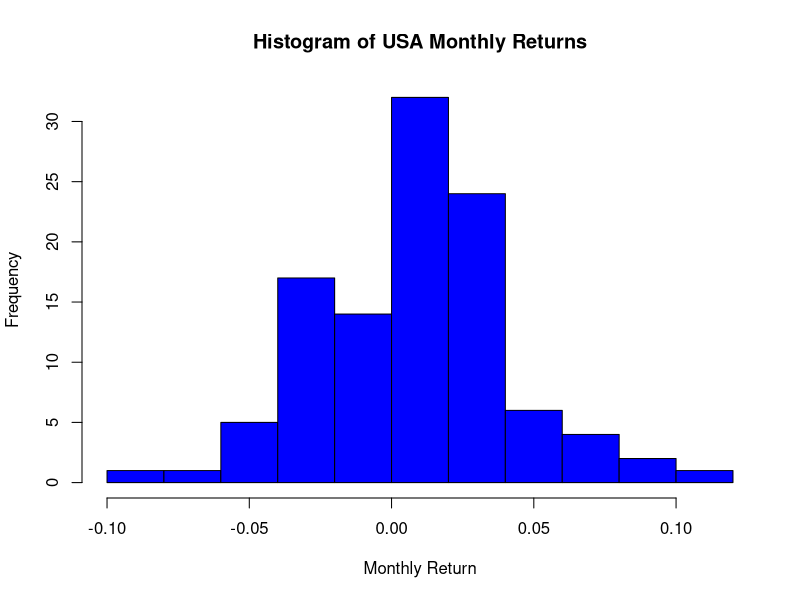
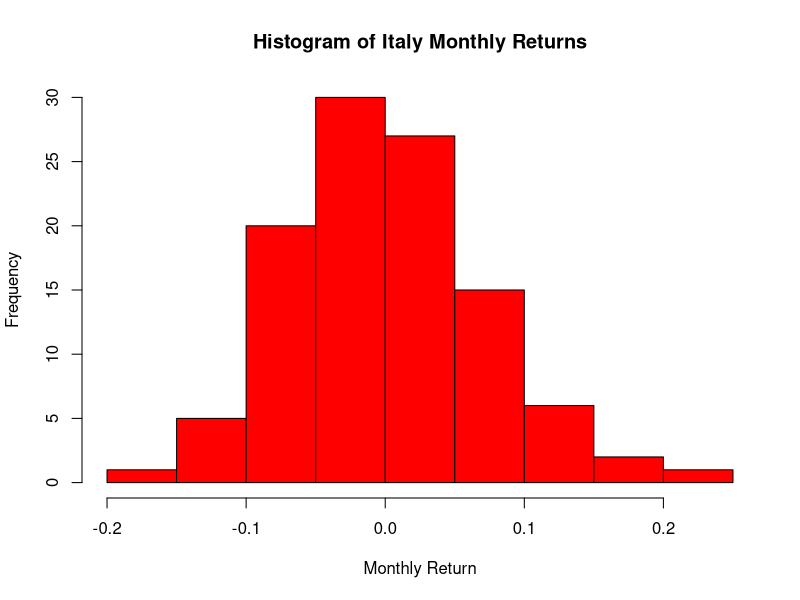
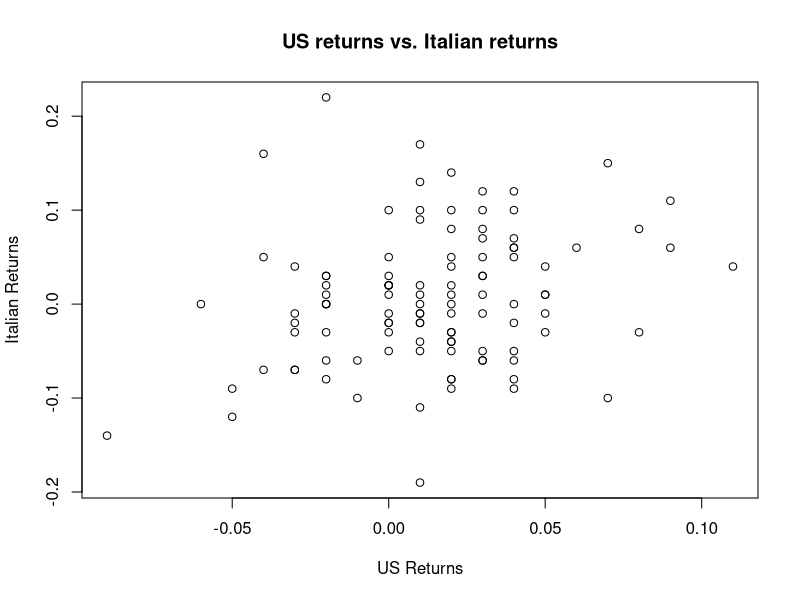

These charts were generated, in order, by the following R code: (Note: this script raises an error after producing the figures.)
# Zachary Fogelson HW1

######## Libraries #########

install.packages("xts")
# install.packages("xtsExtra", repos="http://R-Forge.R-project.org")

library(xts)
# library(xtsExtra)


######## Problem 2) ########

# Assuming that conret is in current working directory
conret <- read.csv("conret.csv", header = TRUE)

# a
titles <- "Histogram of %s Monthly Returns"
xlabel <- "Monthly Return"

# USA
hist(conret$usa, 
     main   = sprintf(sprintf(titles, "USA")), 
     xlab   = xlabel, 
     border ="black", 
     col    = "blue",
     breaks = 10)

# Italy
hist(conret$italy, 
     main   = sprintf(titles, "Italy"), 
     xlab   = xlabel, 
     border = "black", 
     col    = "red",
     breaks = 10)

# b
# Based on these results, Italy's returns appear more spread out because its
# monthly returns range from -.2 to .2 while the USA's retunrs only range from
# -.1 to .1.

# c

# USA
print(mean(conret$usa))  # 0.01345794
print(sd(conret$usa))  # 0.03328275

# Italy
print(mean(conret$italy))  # 0.006074766
print(sd(conret$italy))  # 0.07126561

# Because the standard deviation of Italy's monthly returns is larger 
# than the standard deviation of the United States' monthly returns
# this supports the conclusion that Italy's monthly returns are more spread
# out than those of the United States.

# d
# According to the empirical rule 95% of all data should be within 2 standard
# deviations of the mean

getRange <- function(m, s){
  list(low <- m - 2 * s, high <- m + 2 * s)
}

percentageResultsInRange <- function(arr, r){
    acceptable <- arr[arr > r[1] & arr < r[2]]
    length(acceptable) / length(arr)
}

usaRange <- getRange(mean(conret$usa), sd(conret$usa))
italyRange <- getRange(mean(conret$italy), sd(conret$italy))

print(percentageResultsInRange(conret$usa, usaRange))  # 0.953271
print(percentageResultsInRange(conret$italy, italyRange))  # 0.9439252

# Yes each of the intervals are approximately correct, the USA has slightly 
# more data within two standard deviations while the Italian data has 
# slightly less

# e
plot(conret$usa, 
     conret$italy, 
     main = "US returns vs. Italian returns", 
     xlab = "US Returns",
     ylab = "Italian Returns")

# Based on the scatter plot, I expect the correlation between US and Italian 
# returns is approximately .6

# f
print(cov(conret$usa, conret$italy, use = "all.obs"))  # 0.0005693617
print(cor(conret$usa, conret$italy, use = "all.obs"))  # 0.240043

# My guess compared to the actual correlation was far too high


######## Problem 3) ########
# a
# Assuming that oil_gdp.csv is in current working directory
oil_gdp <- read.csv("oil_gdp.csv", header = TRUE)

plot(oil_gdp$date, oil_gdp$G_CPI, col="red", xlab = "CPI", ylab = "Time", main = "CPIs vs Time")
points(oil_gdp$date, oil_gdp$G_CPI.1, col="black")
legend('bottomleft', c("G_CPI","G_CPI.1"), pch=1, col=c('red', 'black'), bty='o', cex=.75)
# The G_CPI is more volatile then than the G_CPI.1 series

# b
print(mean(oil_gdp$G_CPI))  # 0.03394408
print(var(oil_gdp$G_CPI))  # 0.001356836

print(mean(oil_gdp$G_CPI.1))  # 0.03505742
print(var(oil_gdp$G_CPI.1))  # 0.0004995316

# c
# Comparing the plots, when G_CPI is high, G_CPI.1 is also high but less so. 
# This is most apparent in the early 1980s but there are also times when 
# G_CPI collapses and G_CPI.1 appears to track it such as circa 1986 as well as
# circa 2009.

# d 
print(cov(oil_gdp$G_CPI, oil_gdp$G_CPI.1, use = "all.obs"))  # 0.0004749797
print(cor(oil_gdp$G_CPI, oil_gdp$G_CPI.1, use = "all.obs"))  # 0.5769391

# e
# Because the correlation is positive, it means that as the G_CPI increases 
# it tends to be the case that G_CPI.1 also increases. The relationship
# also appears to be strong because the magnitude of correlation is neither
# very strong nor weak. 

# f
print(cor(oil_gdp$G_CPI.1[seq(length=length(oil_gdp$G_CPI)-1, from=2)],
    oil_gdp$G_CPI[seq(length=length(oil_gdp$G_CPI)-1, from=1)]))  # 0.8505302

######## Problem 4) ########
# a
conret$usaItaly <- .5 * conret$usa + .5 * conret$italy
print(mean(conret$usaItaly))  # 0.009766355
print(sd(conret$usaItaly))  # 0.04279384

# b
linComboMean <- function(w1, m1, w2, m2){
  w1*m1 + w2*m2
}
linComboVar <- function(w1, sd1, w2, sd2, cr){
  w1^2 * sd1^2 + w2^2 * sd2^2 + 2 * w1 * w2 * cr * sd1 * sd2
}

print(linComboMean(.5, mean(conret$usa), .5, mean(conret$italy)))  # 0.009766355
print(linComboVar(.5, sd(conret$usa),
                  .5, sd(conret$italy),
                  cor(conret$usa, conret$italy, use = "all.obs"))^(1/2))  # 0.04279384


# c
# .25 USA, .75 Italy
print(linComboMean(.25, mean(conret$usa), .75, mean(conret$italy)))  # 0.007920561
print(linComboVar(.25, sd(conret$usa),
                  .75, sd(conret$italy),
                  cor(conret$usa, conret$italy, use = "all.obs"))^(1/2))  # 0.05603179

# .75 USA, .25 Italy
print(linComboMean(.75, mean(conret$usa), .25, mean(conret$italy)))  # 0.01161215
print(linComboVar(.75, sd(conret$usa),
                  .25, sd(conret$italy),
                  cor(conret$usa, conret$italy, use = "all.obs"))^(1/2))  # 0.03397115

investRatio <- list(0, .25, .5, .75, 1)
investMean <- list()
investSD <- list()

for (el in investRatio){
  investMean <- c(investMean, linComboMean(el, mean(conret$usa), 1 - el, mean(conret$italy)))
  investSD <- c(investSD, linComboVar(el, sd(conret$usa),
                          1-el, sd(conret$italy),
                          cor(conret$usa, conret$italy, use = "all.obs"))^(1/2))
}


plot(investSD, 
     investMean, 
     main = "Mean Return vs SD of Portfollio", 
     xlab = "Standard Deviation",
     ylab = "Mean")


